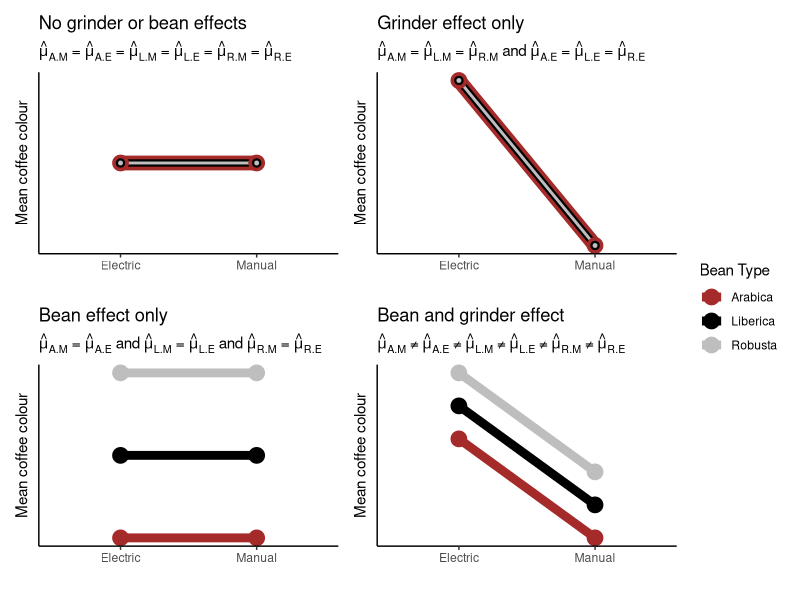
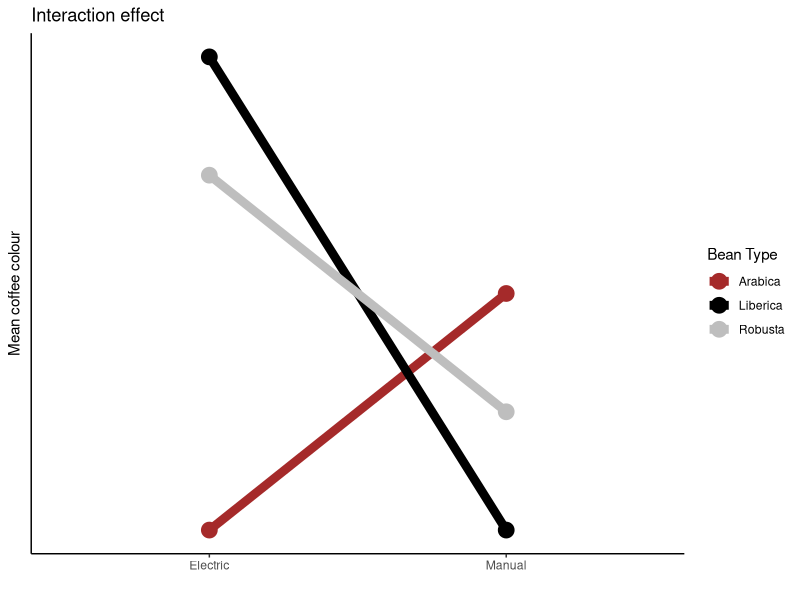

Reproduce these figures in R, in order.
## ---- chunk 1
## create a character vector of bean types
beans <- rep(c("Arabica","Liberica", "Robusta"), each = 4)
beans
## randomly sample the character vector to give the order of coffees
set.seed(1234) ## this is ONLY for consistency, remove if doing this yourself
allocation <- sample(beans, 12)
allocation
## ---- chunk 2
require(tidyverse)
kableExtra::kable(data.frame(Cup = 1:12, Bean = allocation)) %>%
  kableExtra::kable_classic(full_width = FALSE, html_font = "Cambria")
## ---- chunk 3
set.seed(432) ## this is ONLY for consistency, remove if doing this yourself
plan <- data.frame(Beans = rep(c("Arabica","Liberica", "Robusta"), times = 2), 
           Block = rep(c("Mug", "Glass"), each = 3)) %>% ## combine experiment variables
  group_by(Block) %>% ## group by blocking factor
  dplyr::sample_n(3)
plan
## ---- chunk 4
kableExtra::kable(cbind("Cup" = rep(1:3, times = 2), plan)) %>%
  kableExtra::kable_classic(full_width = FALSE, html_font = "Cambria")
## ---- chunk 5
require(tidyverse)
require(ggplot2)
require(patchwork)
coffee <- data.frame(bean = rep(c("Arabica","Liberica", "Robusta"), times = 2),
                     grinder = rep(c("Manual", "Electric"), each = 3),
                     mean = rep(1, 6))
expr <-  expression(paste(hat(mu)[A.M], " = ", hat(mu)[A.E]," = ", hat(mu)[L.M]," = ", hat(mu)[L.E],
                          " = ", hat(mu)[R.M], " = ", hat(mu)[R.E]))
p1 <- coffee %>%  
  ggplot(., aes(x = grinder, y = mean, color = bean)) +
  geom_line(aes(group = bean), size = rep(c(5, 1, 2.5), 2)) +
  geom_point(size = rep(c(5, 2.5, 1), 2)) +
  theme_classic() +
  ylab("Mean coffee colour") +
  xlab("") + 
  theme(axis.text.y = element_blank(), axis.ticks.y = element_blank(), legend.position = "none") +
  scale_color_manual(values = c("brown", "black", "grey")) +
  ggtitle("No grinder or bean effects", subtitle = expr) 
###
coffee <- data.frame(bean = rep(c("Arabica","Liberica", "Robusta"), times = 2),
                     grinder = rep(c("Manual", "Electric"), each = 3),
                     mean = rep(c(1,2), each = 3))
expr <-  expression(paste(hat(mu)[A.M], " = ", hat(mu)[L.M]," = ", hat(mu)[R.M]," and ", hat(mu)[A.E],
                          " = ", hat(mu)[L.E], " = ", hat(mu)[R.E]))
p2 <- coffee %>%  
  ggplot(., aes(x = grinder, y = mean, color = bean)) +
  geom_line(aes(group = bean), size = rep(c(5, 1, 2.5), 2)) +
  geom_point(size = rep(c(5, 2.5, 1), 2)) +
  theme_classic() +
  ylab("Mean coffee colour") +
  xlab("") + 
  theme(axis.text.y = element_blank(), axis.ticks.y = element_blank(), legend.position = "none") +
  scale_color_manual(values = c("brown", "black", "grey")) +
  ggtitle("Grinder effect only", subtitle = expr) 
###
coffee <- data.frame(bean = rep(c("Arabica","Liberica", "Robusta"), times = 2),
                     grinder = rep(c("Manual", "Electric"), each = 3),
                     mean = rep(c(1, 2, 3), times = 2))
expr <-  expression(paste(hat(mu)[A.M], " = ", hat(mu)[A.E]," and ", hat(mu)[L.M]," = ", hat(mu)[L.E],
                          " and ", hat(mu)[R.M], " = ", hat(mu)[R.E]))
p3 <- coffee %>%  
  ggplot(., aes(x = grinder, y = mean, color = bean)) +
  geom_line(aes(group = bean), size = 3) +
  geom_point(size = 5) +
  theme_classic() +
  ylab("Mean coffee colour") +
  xlab("") + 
  theme(axis.text.y = element_blank(), axis.ticks.y = element_blank()) +
  guides(color = guide_legend(title = "Bean Type")) + 
  scale_color_manual(values = c("brown", "black", "grey")) +
  ggtitle("Bean effect only", subtitle = expr) 
###
coffee <- data.frame(bean = rep(c("Arabica","Liberica", "Robusta"), times = 2),
                     grinder = rep(c("Manual", "Electric"), each = 3),
                     mean = 1:6)
expr <-  expression(paste(hat(mu)[A.M], " ≠ ", hat(mu)[A.E]," ≠ ", hat(mu)[L.M]," ≠ ", hat(mu)[L.E],
                          " ≠ ", hat(mu)[R.M], " ≠ ", hat(mu)[R.E]))
p4 <- coffee %>%  
  ggplot(., aes(x = grinder, y = mean, color = bean)) +
  geom_line(aes(group = bean), size = 3) +
  geom_point(size = 5) +
  theme_classic() +
  ylab("Mean coffee colour") +
  xlab("") + 
  theme(axis.text.y = element_blank(), axis.ticks.y = element_blank()) +
  guides(color = guide_legend(title = "Bean Type")) + 
  scale_color_manual(values = c("brown", "black", "grey")) +
  ggtitle("Bean and grinder effect", subtitle = expr) 

((p1 + p2)/(p3 + p4)) +  plot_layout(guides = "collect")


## ---- chunk 6
coffee <- data.frame(bean = rep(c("Arabica","Liberica", "Robusta"), times = 2),
                     grinder = rep(c("Manual", "Electric"), each = 3),
                     mean = c(2, 1, 1.5, 1, 3, 2.5))

coffee %>%  
  ggplot(., aes(x = grinder, y = mean, color = bean)) +
  geom_line(aes(group = bean), size = 3) +
  geom_point(size = 5) +
  theme_classic() +
  ylab("Mean coffee colour") +
  xlab("") + 
  theme(axis.text.y = element_blank(), axis.ticks.y = element_blank()) +
  guides(color = guide_legend(title = "Bean Type")) + 
  scale_color_manual(values = c("brown", "black", "grey")) +
  ggtitle("Interaction effect") 
